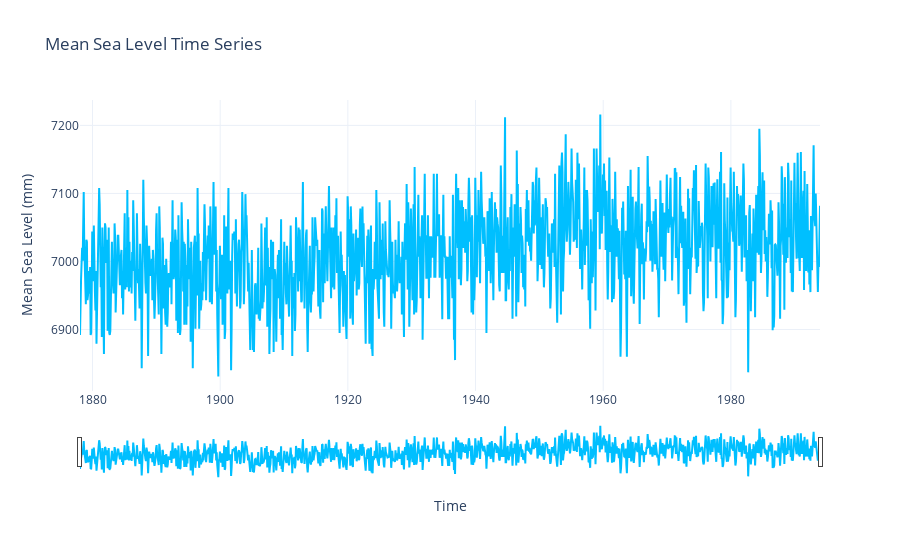

Notebook cell for this chart:
### Code cell
# Plot the time series data

df = pd.read_excel("Sea level data/Mumbai_India.xlsx", 
                               header=0,
                               parse_dates=True)

fig = go.Figure()

fig.add_trace(go.Scatter(
    x=df.time, 
    y=df.sea_level, 
    line_color='deepskyblue'))

fig.update_layout(
    template = "plotly_white",
    title_text="Mean Sea Level Time Series",
    xaxis_rangeslider_visible=True)

fig.update_xaxes(title_text="Time")
fig.update_yaxes(title_text="Mean Sea Level (mm)")

fig.show()

### Figure 1 — Plotly figure (JSON) as saved in the notebook; plotly's stock layout.template omitted (floating-point values rounded to 4 significant figures; data arrays with more than 128 entries replaced by an {"elided": "..."} marker saying what was removed)
{"data": [{"line": {"color": "deepskyblue"}, "type": "scatter", "x": {"elided": "1392 float values"}, "y": {"elided": "1392 int values"}}], "layout": {"title": {"text": "Mean Sea Level Time Series"}, "xaxis": {"rangeslider": {"visible": true}, "title": {"text": "Time"}}, "yaxis": {"title": {"text": "Mean Sea Level (mm)"}}}}
